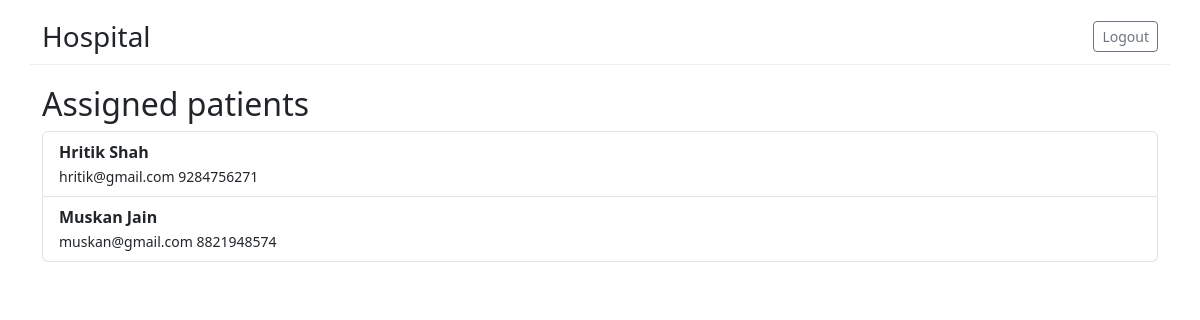
Before: /doctor/patients (signed in) with the older database file.
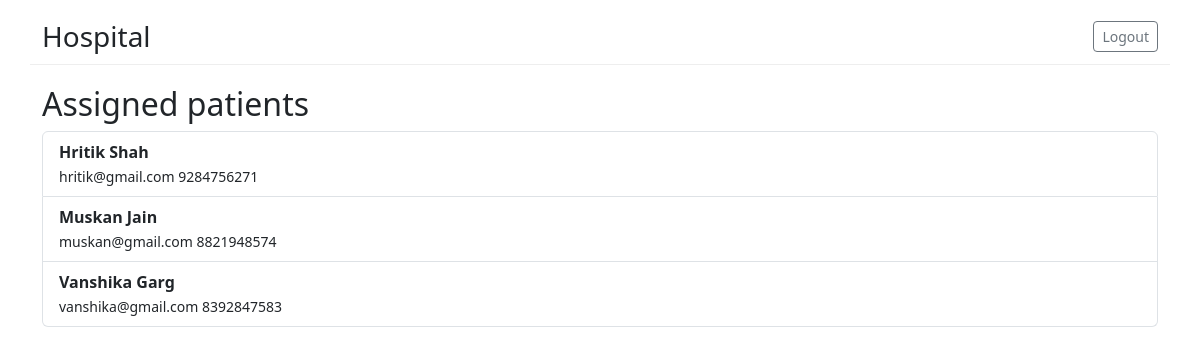
After: the same page with the newer database file.
### tables this page shows
CREATE TABLE patients (
      id INTEGER PRIMARY KEY AUTOINCREMENT,
      user_id INTEGER UNIQUE NOT NULL,
      address TEXT, blood_group TEXT, emergency_contact TEXT, age INTEGER,
      FOREIGN KEY(user_id) REFERENCES users(id)
    );

### app.py (the view)
@app.route("/doctor/patients")
@login_required(role="doctor")
def doctor_assigned_patients():
    db = get_db()
    user_id = session["user_id"]
    doctor = db.execute("SELECT * FROM doctors WHERE user_id = ?", (user_id,)).fetchone()
    if not doctor:
        flash("Doctor profile not found.", "danger")
        return redirect(url_for("logout"))
    patients = db.execute("""
        SELECT DISTINCT p.id AS patient_id, u.full_name, u.phone, u.email
        FROM appointments a
        JOIN patients p ON a.patient_id = p.id
        JOIN users u ON p.user_id = u.id
        WHERE a.doctor_id = ?
        ORDER BY u.full_name
    """, (doctor["id"],)).fetchall()
    return render_template("doctor_patients.html", patients=patients, hide_nav=True)

### app.py (called while the page is built, shortened)
def get_db():
    if "db" not in g:
        g.db = sqlite3.connect(DB_PATH, detect_types=sqlite3.PARSE_DECLTYPES)
        g.db.row_factory = sqlite3.Row
    return g.db

def login_required(role=None):
    from functools import wraps
    def decorator(f):
        @wraps(f)
        def wrapped(*args, **kwargs):
            if "user_id" not in session:
                return redirect(url_for("login"))
            return f(*args, **kwargs)
        return wrapped
    return decorator

### templates/doctor_patients.html
{% extends "base.html" %}
{% block content %}
<h2>Assigned patients</h2>
<ul class="list-group">
  {% for p in patients %}
    <li class="list-group-item d-flex justify-content-between align-items-center">
      <div><strong>{{ p.full_name }}</strong><br><small>{{ p.email or '' }} {{ p.phone or '' }}</small></div>
    </li>
  {% else %}
    <li class="list-group-item">No patients assigned</li>
  {% endfor %}
</ul>
{% endblock %}

Changed rows visible on the page:
now on this page (row edited): patients: full_name "Vanshika Garg", email "vanshika@gmail.com", phone "8392847583"
